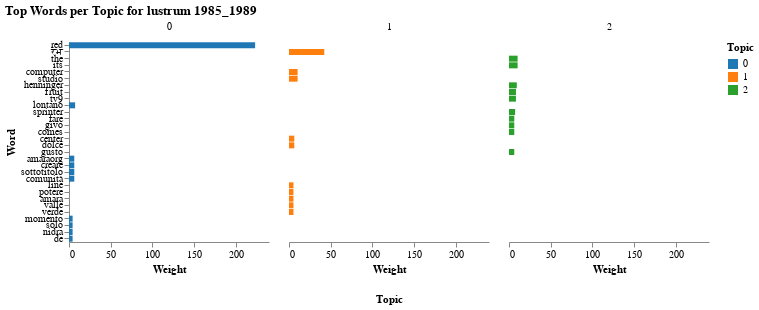

The cell this chart's notebook holds for it:
### Code cell
n_top_words = 10
tf_feature_names = tf_vectorizer.get_feature_names_out()
df_topic_words = get_topic_words_df(lda, tf_feature_names, n_top_words)
chart = alt.Chart(df_topic_words).mark_bar().encode(
    x=alt.X('Weight:Q', title='Weight'),
    y=alt.Y('Word:N', sort='-x', title='Word'),
    color=alt.Color('Topic:N', scale=alt.Scale(scheme='category10')),
    column=alt.Column('Topic:N', title='Topic', header=alt.Header(titleOrient='bottom'))
).properties(
    width=200,
    height=200,
    title='Top Words per Topic for lustrum 1985_1989'
).configure_axis(
    grid=False
).configure_view(
    strokeWidth=0
)

chart.display()

### Figure 1 — Vega-Lite specification as saved in the notebook (floating-point values rounded to 4 significant figures)
{"config": {"view": {"continuousWidth": 300, "continuousHeight": 300, "strokeWidth": 0}, "axis": {"grid": false}}, "data": {"name": "data-a3ffcb5f6882307c77c90719ea247e2f"}, "mark": {"type": "bar"}, "encoding": {"color": {"field": "Topic", "scale": {"scheme": "category10"}, "type": "nominal"}, "column": {"field": "Topic", "header": {"titleOrient": "bottom"}, "title": "Topic", "type": "nominal"}, "x": {"field": "Weight", "title": "Weight", "type": "quantitative"}, "y": {"field": "Word", "sort": "-x", "title": "Word", "type": "nominal"}}, "height": 200, "title": "Top Words per Topic for lustrum 1985_1989", "width": 200, "$schema": "https://vega.github.io/schema/vega-lite/v5.20.1.json", "datasets": {"data-a3ffcb5f6882307c77c90719ea247e2f": [{"Topic": 0, "Word": "red", "Weight": 223.3}, {"Topic": 0, "Word": "lontano", "Weight": 7.333}, {"Topic": 0, "Word": "amaraorg", "Weight": 6.33}, {"Topic": 0, "Word": "creare", "Weight": 6.33}, {"Topic": 0, "Word": "sottotitolo", "Weight": 6.33}, {"Topic": 0, "Word": "comunità", "Weight": 6.33}, {"Topic": 0, "Word": "momento", "Weight": 4.349}, {"Topic": 0, "Word": "solo", "Weight": 4.337}, {"Topic": 0, "Word": "nidra", "Weight": 4.333}, {"Topic": 0, "Word": "de", "Weight": 4.333}, {"Topic": 1, "Word": "रभ", "Weight": 42.33}, {"Topic": 1, "Word": "computer", "Weight": 10.33}, {"Topic": 1, "Word": "studio", "Weight": 10.33}, {"Topic": 1, "Word": "center", "Weight": 6.333}, {"Topic": 1, "Word": "dolce", "Weight": 6.333}, {"Topic": 1, "Word": "line", "Weight": 5.354}, {"Topic": 1, "Word": "potere", "Weight": 5.344}, {"Topic": 1, "Word": "amara", "Weight": 5.333}, {"Topic": 1, "Word": "valle", "Weight": 5.333}, {"Topic": 1, "Word": "verde", "Weight": 5.333}, {"Topic": 2, "Word": "the", "Weight": 10.33}, {"Topic": 2, "Word": "its", "Weight": 10.33}, {"Topic": 2, "Word": "henninger", "Weight": 9.333}, {"Topic": 2, "Word": "fruit", "Weight": 8.333}, {"Topic": 2, "Word": "tv9", "Weight": 8.333}, {"Topic": 2, "Word": "sprinter", "Weight": 7.333}, {"Topic": 2, "Word": "fare", "Weight": 6.337}, {"Topic": 2, "Word": "givo", "Weight": 6.333}, {"Topic": 2, "Word": "comes", "Weight": 6.333}, {"Topic": 2, "Word": "gusto", "Weight": 6.333}]}}
